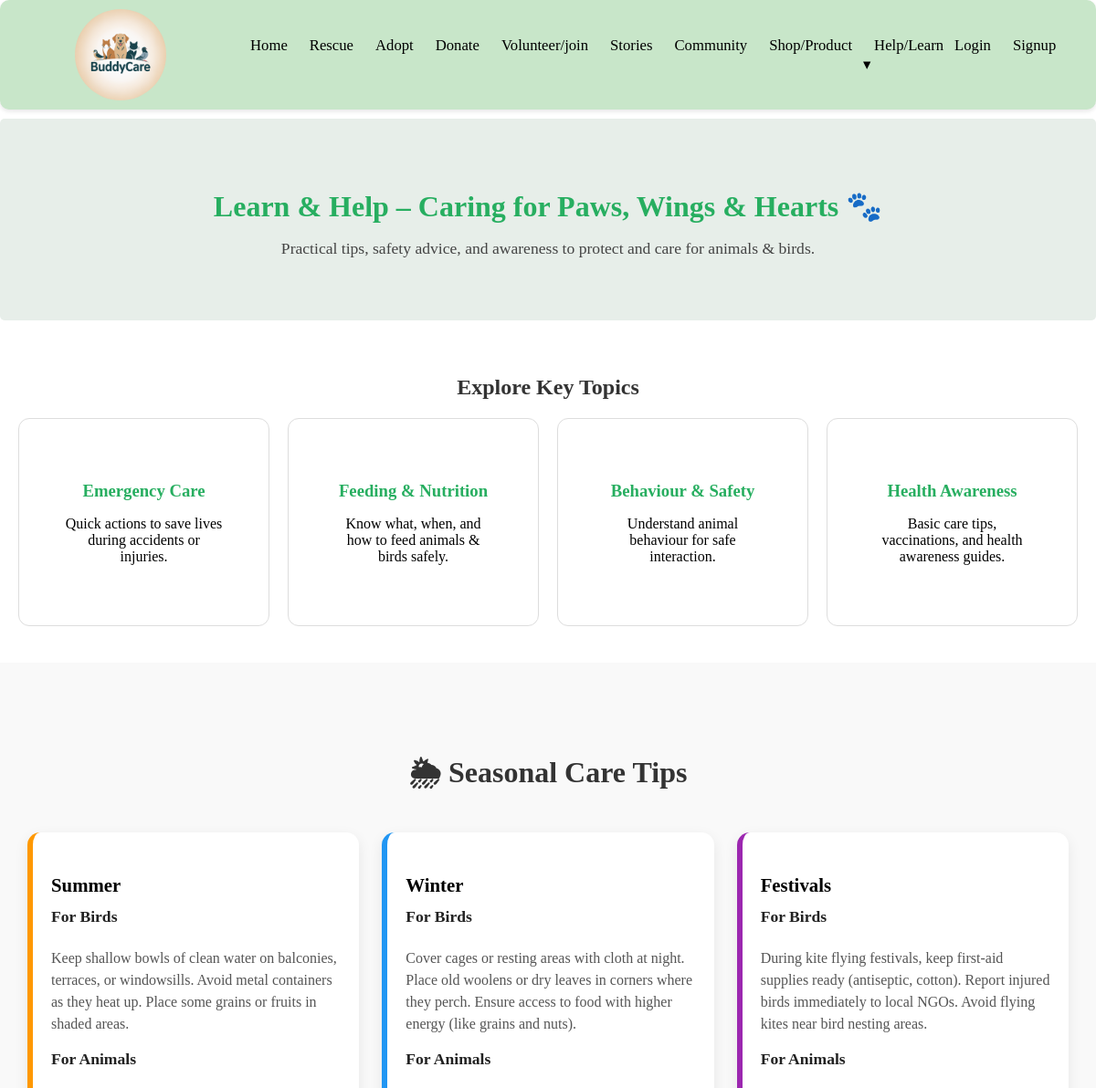
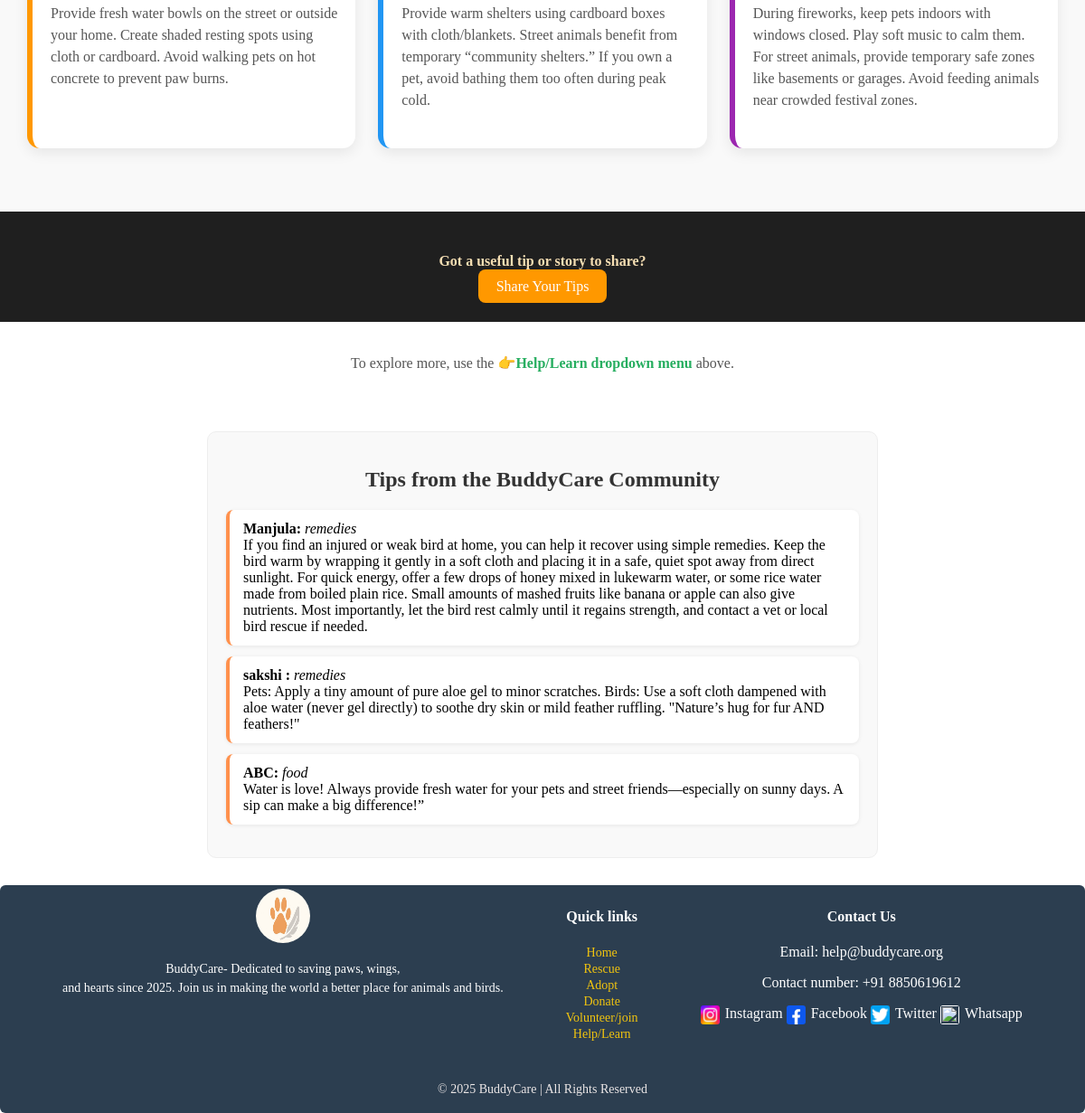
Screenshot of /learn/helplearn/ with the database file from the repository (2 pictures, top to bottom).
### learnapp/models.py (models this page shows, shortened)
class UserTips(models.Model):
    CATEGORY_CHOICES = [
        ('food', 'Food & Nutrition'),
        ('remedies', 'Remedies'),
        ('disease', 'Disease & Health Awareness'),
        ('other', 'Other'),
    ]
    user = models.ForeignKey(User, on_delete=models.CASCADE, null=True, blank=True, related_name="user_tips")
    username = models.CharField(max_length=100)
    email = models.EmailField(blank=True, null=True)
    tip_type = models.CharField(max_length=50, choices=CATEGORY_CHOICES)
    other_text = models.CharField(max_length=200, blank=True, null=True)
    tip_text = models.TextField(blank=True, null=True)
    submitted_at = models.DateTimeField(auto_now_add=True)
    status = models.CharField(
        max_length=20,
        choices=[('pending', 'Pending'), ('approved', 'Approved'), ('rejected', 'Rejected')],
        default='pending'
    )
    approved = models.BooleanField(default=False)
    class Meta:
        app_label = "storyapp"   # forces it to show under Storyapp in admin
        verbose_name = "User Tip"

### learnapp/views.py (the view)
# urls.py: path('helplearn/', views.learn_home, name='learn'),
def learn_home(request):
    approved_tips = UserTips.objects.filter(status='approved').order_by('-submitted_at')
    return render(request, 'learnapp/learn.html',{'tips': approved_tips})

### learnapp/templates/learnapp/learn.html (shortened to what this page needs)
{% extends 'base.html' %}
{% load static %}
{% block mycontent %}
<link rel="stylesheet" href="{% static 'css/learn.css' %}">
<section class="help-hero">
  <div class="hero-inner">
    <h1>Learn & Help – Caring for Paws, Wings & Hearts 🐾</h1>
    <p>Practical tips, safety advice, and awareness to protect and care for animals & birds.</p>
  </div>
</section>
<section class="help-cards">
  <h2>Explore Key Topics</h2>
  <div class="card-container">
    <a href="{%url 'emergency' %}" class="help-card">
      <h3>Emergency Care</h3>
      <p>Quick actions to save lives during accidents or injuries.</p>
    </a>
    <a href="{%url 'food' %}" class="help-card">
      <h3>Feeding & Nutrition</h3>
      <p>Know what, when, and how to feed animals & birds safely.</p>
    </a>
    <a href="{%url 'dangerous' %}" class="help-card">
      <h3>Behaviour & Safety</h3>
      <p>Understand animal behaviour for safe interaction.</p>
    </a>
    <a href="{%url 'health' %}" class="help-card">
      <h3>Health Awareness</h3>
      <p>Basic care tips, vaccinations, and health awareness guides.</p>
    </a>
  </div>
</section>
<section class="seasonal-awareness">
  <h2>🌦 Seasonal Care Tips</h2>
  <div class="seasonal-cards">
    <div class="season-card summer">
      <h3>Summer</h3>
      <h4>For Birds</h4>
      <p>Keep shallow bowls of clean water on balconies, terraces, or windowsills. Avoid metal containers as they heat up. Place some grains or fruits in shaded areas.</p>
      <h4>For Animals</h4>
      <p>Provide fresh water bowls on the street or outside your home. Create shaded resting spots using cloth or cardboard. Avoid walking pets on hot concrete to prevent paw burns.</p>
    </div>
    <div class="season-card winter">
      <h3>Winter</h3>
      <h4>For Birds </h4>
      <p>Cover cages or resting areas with cloth at night. Place old woolens or dry leaves in corners where they perch. Ensure access to food with higher energy (like grains and nuts).</p>
      <h4>For Animals </h4>
      <p>Provide warm shelters using cardboard boxes with cloth/blankets. Street animals benefit from temporary “community shelters.” If you own a pet, avoid bathing them too often during peak cold.</p>
    </div>
    <div class="season-card festival">
      <h3>Festivals</h3>
      <h4>For Birds </h4>
      <p>During kite flying festivals, keep first-aid supplies ready (antiseptic, cotton). Report injured birds immediately to local NGOs. Avoid flying kites near bird nesting areas.</p>
      <h4>For Animals</h4>
      <p>During fireworks, keep pets indoors with windows closed. Play soft music to calm them. For street animals, provide temporary safe zones like basements or garages. Avoid feeding animals near crowded festival zones.</p>
    </div>
  </div>
</section>
<section class="help-cta" id="sharetips">
  <p>Got a useful tip or story to share?</p>
  <a href="{%url 'tipform' %}" class="cta-btn">Share Your Tips</a>
</section>
<section class="explore-note">
  <p>To explore more, use the 👉<strong>Help/Learn dropdown menu</strong> above.</p>
</section>
<section class="approved-tips">
  <h2>Tips from the BuddyCare Community</h2>
  {% if tips %}
    <ul class="tips-list">
      {% for tip in tips %}
        <li>
          <strong>{{ tip.username }}:</strong>
          <em>{{ tip.tip_type }}</em><br>
          {{ tip.tip_text }}
        </li>
      {% endfor %}
    </ul>
  {% else %}
    <p>No tips approved yet. Be the first to share one! 🐾</p>
  {% endif %}
</section>
{% endblock %}

### static/css/style.css (style rules this page uses)
body { min-height: 100vh; display: flex; flex-direction: column; margin: 0; }

### learnapp/static/css/learn.css (style rules this page uses)
.help-hero { text-align: center; padding: 50px 20px; background: #e7eee9; margin-top: 10px; border-radius: 5px; }
.help-hero h1 { color: #27ae60; font-size: 2rem; margin-bottom: 10px; }
.help-hero p { color: #444; font-size: 1.1rem; }
.help-cards { padding: 40px 20px; text-align: center; }
.help-cards h2 { margin-bottom: 20px; color: #333; }
.card-container { display: grid; grid-template-columns: repeat(auto-fit, minmax(230px, 1fr)); gap: 20px; }
.help-card { background: #fff; border: 1px solid #ddd; border-radius: 12px; padding: 50px; text-decoration: none; color: inherit; transition: 0.3s; }
.help-card h3 { margin-bottom: 10px; color: #27ae60; }
.help-cta { text-align: center; padding: 30px 20px; background: #1b1b1bfa; }
.help-cta p { margin-bottom: 10px; font-weight: bold; color: wheat; }
.cta-btn { background: #ff9800; color: #fff; padding: 10px 20px; border-radius: 8px; text-decoration: none; }
.explore-note { text-align: center; padding: 20px; font-size: 1rem; color: #555; }
.explore-note strong { color: #27ae60; }
html { scroll-behavior: smooth; }
.seasonal-awareness { padding: 70px 30px; background: #f9f9f9; text-align: center; }
.seasonal-awareness h2 { font-size: 2rem; margin-bottom: 35px; color: #333; font-weight: 600; }
.seasonal-cards { display: flex; flex-wrap: wrap; gap: 25px; justify-content: center; max-width: 1150px; margin: 0 auto; }
.season-card { flex: 1 1 280px; max-width: 320px; background: #fff; border-radius: 14px; padding: 25px 20px; box-shadow: 0 5px 15px rgba(0,0,0,0.08); transition: transform 0.3s ease, box-shadow 0.3s ease; text-align: left; }
.season-card h4 { margin-top: 12px; font-size: 1.1rem; color: #222; font-weight: 600; }
.season-card h3 { font-size: 1.3rem; margin-bottom: 12px; }
.season-card p { font-size: 1rem; line-height: 1.5; color: #555; }
.season-card.summer { border-left: 6px solid #ff9800; }
.season-card.winter { border-left: 6px solid #2196f3; }
.season-card.festival { border-left: 6px solid #9c27b0; }
.approved-tips { max-width: 700px; margin: 30px auto; padding: 20px; background: #f9f9f9; border-radius: 10px; border: 1px solid #eee; }
.approved-tips h2 { text-align: center; margin-bottom: 20px; color: #333; }
.tips-list { list-style-type: none; padding: 0; }
.tips-list li { background: #fff; padding: 12px 15px; margin-bottom: 12px; border-radius: 8px; border-left: 4px solid #ff914d; box-shadow: 0 1px 4px rgba(0,0,0,0.08); }

### rows the page displays
UserTips: username "Manjula", tip_type "remedies", tip_text "If you find an injured or weak bird at home, you can help it recover using simple remedies. Keep the bird warm by wrapping it gently in a soft cloth and placing it in a safe, quiet spot away from direct sunlight. For quick energy, offer a few drops of honey mixed in lukewarm water, or some rice water made from boiled plain rice. Small amounts of mashed fruits like banana or apple can also give nutrients. Most importantly, let the bird rest calmly until it regains strength, and contact a vet or local bird rescue if needed."
UserTips: username "sakshi", tip_type "remedies", tip_text "Pets: Apply a tiny amount of pure aloe gel to minor scratches. Birds: Use a soft cloth dampened with aloe water (never gel directly) to soothe dry skin or mild feather ruffling. \"Nature’s hug for fur AND feathers!\""
UserTips: username "ABC", tip_type "food", tip_text "Water is love! Always provide fresh water for your pets and street friends—especially on sunny days. A sip can make a big difference!”"
